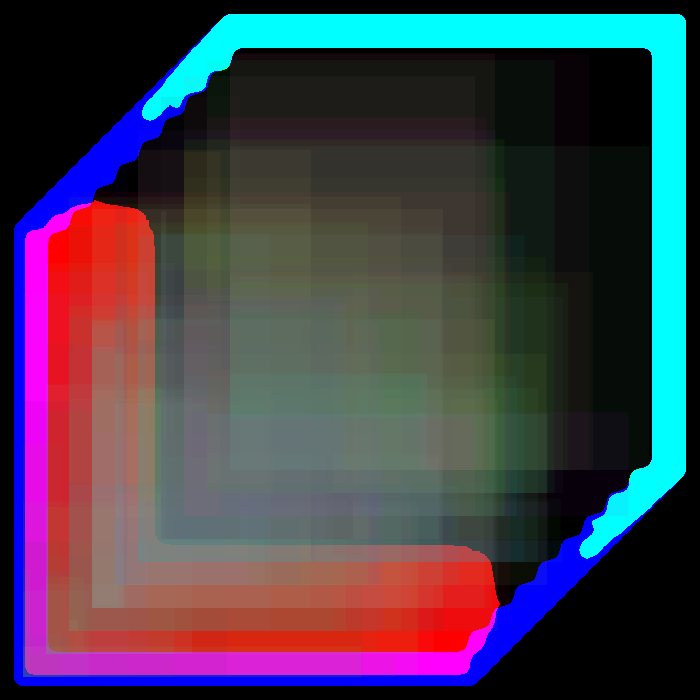
Frame 1 (no input)
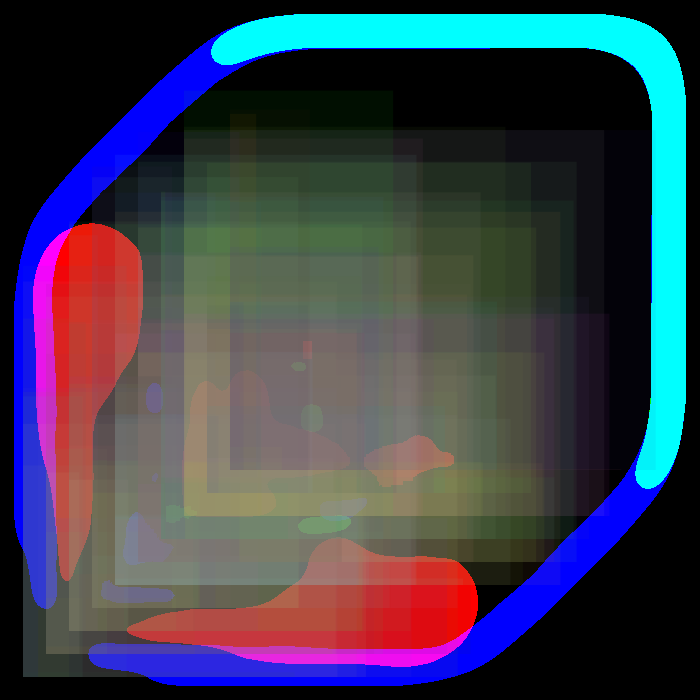
Frame 60 (the mouse pressed at the canvas centre just before this capture)
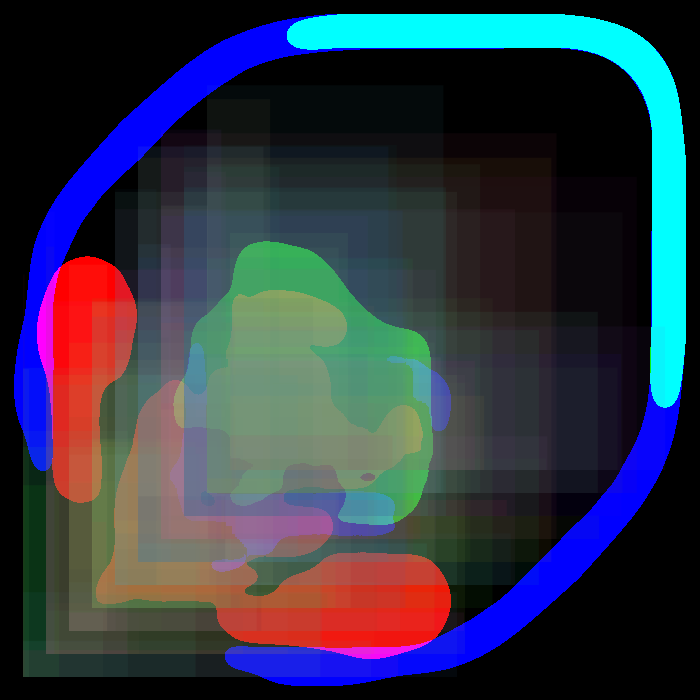
Frame 120 (the mouse held since frame 60 and released just before this capture)

The Processing sketch that drew these frames (run headless with seeded random() and noise(); from frame 60 on, the mouse is pressed at the canvas centre):

// Processing sketch: zz
// ── zz.pde
int n = 10;
float v;
float s;
float t = 0;
PImage img;
void setup() {
  size(700, 700);
  noStroke();
  v = width/n/3;
  s = (width+height)/2-(n+1)*v;
  background(0);
  t+=0.001;
  n*=2;
  v = width/n/3;
  s = (width+height)/2-(n+1)*v;

  for (int i =1; i<=n; i++) {
    for (int j =1; j<=n; j++) {
      fill(map(i, 0, n, 130, 0), map(i, 0, n, 0, 255), 255, 15);
      rect(i*v, height-i*v, s, -s);
    }
  }
  n/=2;
  v = width/n/3;
  s = (width+height)/2-(n+1)*v;

  for (int i =1; i<=n; i++) {
    for (int j =1; j<=n; j++) {
      fill(map(i, 0, n, 255, 0), map(i, 0, n, 100, 0), 0, 10);
      rect(i*v, height-i*v, s, -s);
    }
  }
  frameRate(10000);
}
void draw() {
  filter(BLUR, 5); 
  filter(POSTERIZE, 2);
  for (int i =1; i<=n; i++) {
    for (int j =1; j<=n; j++) {
      fill(random(255),random(255),  random(255), 15);
      rect(i*v, height-i*v,random(s), -random(s));
    }
  }
}
